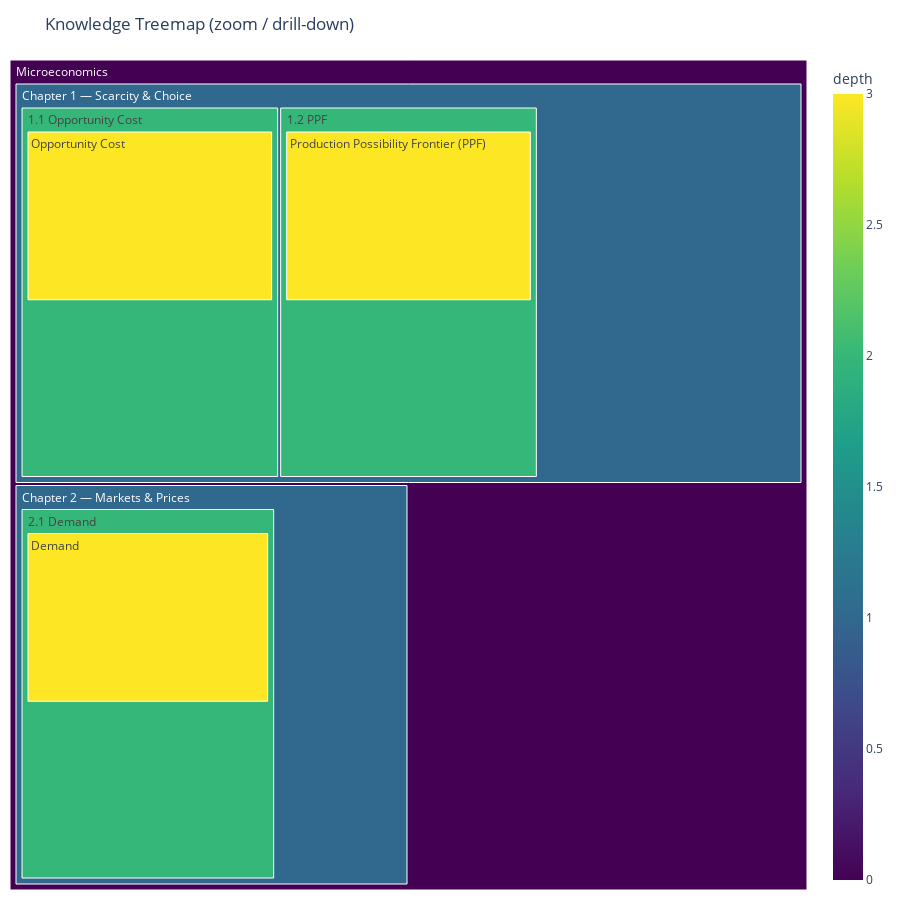

Write notebook code for a chart like this one.
### Markdown cell above
## 6) Treemap

### Code cell
fig2 = px.treemap(
    df,
    names="label",
    ids="id",
    parents="parent",
    values="viz_value",
    color="depth",
    color_continuous_scale="Viridis",
    hover_data={"type": True, "depth": True, "viz_value": True, "id": True, "pages": True},
)

fig2.update_layout(title="Knowledge Treemap (zoom / drill-down)", margin=dict(t=60, l=10, r=10, b=10), height=900)
fig2.show()

### Figure 1 — Plotly figure (JSON) as saved in the notebook; plotly's stock layout.template omitted (floating-point values rounded to 4 significant figures)
{"data": [{"customdata": [["book", 0, 3, "book", null], ["chapter", 1, 2, "ch1", "1–30"], ["section", 2, 1, "s11", "12–17"], ["concept", 3, 1, "c1", 12], ["section", 2, 1, "s12", "18–25"], ["concept", 3, 1, "c2", 18], ["chapter", 1, 1, "ch2", "31–90"], ["section", 2, 1, "s21", "45–63"], ["concept", 3, 1, "c3", 45]], "domain": {"x": [0, 1], "y": [0, 1]}, "hovertemplate": "label=%{label}<br>viz_value=%{customdata[2]}<br>parent=%{parent}<br>id=%{customdata[3]}<br>type=%{customdata[0]}<br>depth=%{color}<br>pages=%{customdata[4]}<extra></extra>", "ids": ["book", "ch1", "s11", "c1", "s12", "c2", "ch2", "s21", "c3"], "labels": ["Microeconomics", "Chapter 1 — Scarcity & Choice", "1.1 Opportunity Cost", "Opportunity Cost", "1.2 PPF", "Production Possibility Frontier (PPF)", "Chapter 2 — Markets & Prices", "2.1 Demand", "Demand"], "marker": {"coloraxis": "coloraxis", "colors": [0, 1, 2, 3, 2, 3, 1, 2, 3]}, "name": "", "parents": ["", "book", "ch1", "s11", "ch1", "s12", "book", "ch2", "s21"], "type": "treemap", "values": [3, 2, 1, 1, 1, 1, 1, 1, 1]}], "layout": {"coloraxis": {"colorbar": {"title": {"text": "depth"}}, "colorscale": [[0, "#440154"], [0.1111, "#482878"], [0.2222, "#3e4989"], [0.3333, "#31688e"], [0.4444, "#26828e"], [0.5556, "#1f9e89"], [0.6667, "#35b779"], [0.7778, "#6ece58"], [0.8889, "#b5de2b"], [1, "#fde725"]]}, "height": 900, "legend": {"tracegroupgap": 0}, "margin": {"b": 10, "l": 10, "r": 10, "t": 60}, "title": {"text": "Knowledge Treemap (zoom / drill-down)"}}}
